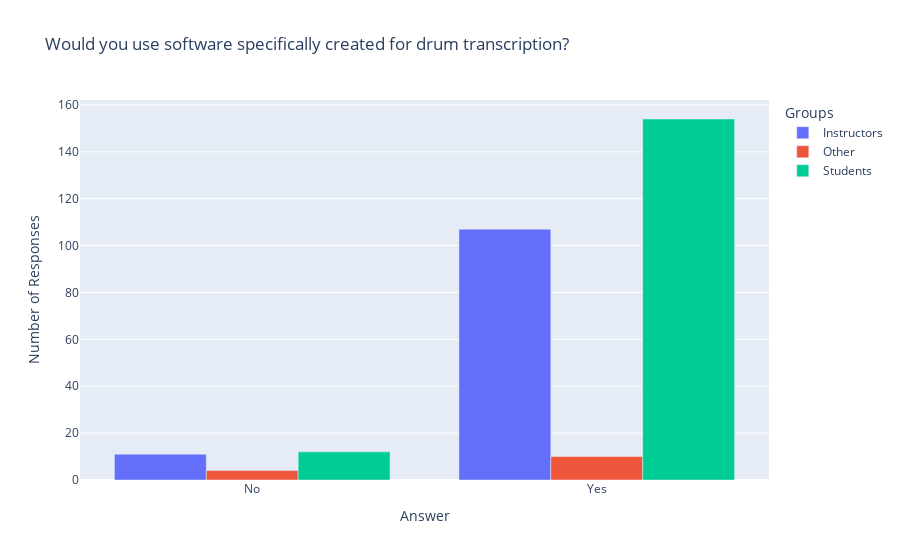

The cell this chart's notebook holds for it:
### Code cell
# create a dataframe with the count of tools for each group
tool_counts = df.groupby(['group', 'adt_desirable']).size().reset_index(name='count')

# create the plot
fig = px.bar(tool_counts, x='adt_desirable', y='count', color='group', barmode='group', 
             title='Would you use software specifically created for drum transcription?',
             category_orders={'learning_stage': ["First stage", "Second stage","Third stage","Fourth stage","Fifth stage","Instructor"]})

# update the x-axis labels
fig.update_xaxes(title_text='Answer')

fig.update_layout(
    legend_title='Groups')
  
# update the y-axis labels
fig.update_yaxes(title_text='Number of Responses')

fig.show()
pio.write_image(fig, 'barz2.png', width=800, height=400, scale=3)

### Figure 1 — Plotly figure (JSON) as saved in the notebook; plotly's stock layout.template omitted (floating-point values rounded to 4 significant figures)
{"data": [{"alignmentgroup": "True", "hovertemplate": "group=Instructors<br>adt_desirable=%{x}<br>count=%{y}<extra></extra>", "legendgroup": "Instructors", "marker": {"color": "#636efa", "pattern": {"shape": ""}}, "name": "Instructors", "offsetgroup": "Instructors", "orientation": "v", "showlegend": true, "textposition": "auto", "type": "bar", "x": ["No", "Yes"], "xaxis": "x", "y": [11, 107], "yaxis": "y"}, {"alignmentgroup": "True", "hovertemplate": "group=Other<br>adt_desirable=%{x}<br>count=%{y}<extra></extra>", "legendgroup": "Other", "marker": {"color": "#EF553B", "pattern": {"shape": ""}}, "name": "Other", "offsetgroup": "Other", "orientation": "v", "showlegend": true, "textposition": "auto", "type": "bar", "x": ["No", "Yes"], "xaxis": "x", "y": [4, 10], "yaxis": "y"}, {"alignmentgroup": "True", "hovertemplate": "group=Students<br>adt_desirable=%{x}<br>count=%{y}<extra></extra>", "legendgroup": "Students", "marker": {"color": "#00cc96", "pattern": {"shape": ""}}, "name": "Students", "offsetgroup": "Students", "orientation": "v", "showlegend": true, "textposition": "auto", "type": "bar", "x": ["No", "Yes"], "xaxis": "x", "y": [12, 154], "yaxis": "y"}], "layout": {"barmode": "group", "legend": {"title": {"text": "Groups"}, "tracegroupgap": 0}, "title": {"text": "Would you use software specifically created for drum transcription?"}, "xaxis": {"anchor": "y", "domain": [0, 1], "title": {"text": "Answer"}}, "yaxis": {"anchor": "x", "domain": [0, 1], "title": {"text": "Number of Responses"}}}}
